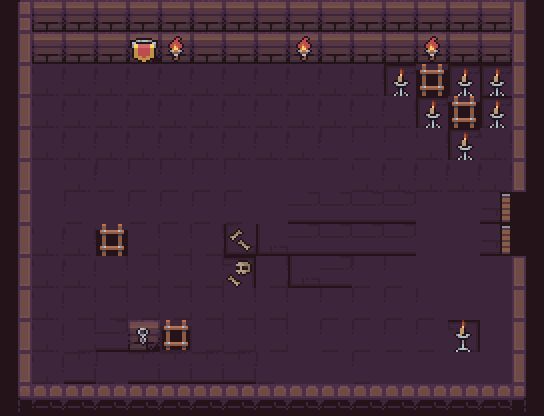

Rendered tile map (Tiled .tmx) drawn with the repository's tilesets; below, a short description and the full map source, tile grids included:
An orthogonal 17x13 tile map with 32x32 px tiles, 1 tile layer (Tile Layer 1) and 1 object (door).

<map version="1.10" tiledversion="1.11.2" orientation="orthogonal" renderorder="right-down" width="17" height="13" tilewidth="32" tileheight="32" infinite="0" nextlayerid="8" nextobjectid="25">
 <tileset firstgid="1" source="Dungeon_Tileset_at.tsx" />
 <layer id="1" name="Tile Layer 1" width="17" height="13">
  <data encoding="csv">
182,183,183,183,183,183,183,183,183,183,183,183,183,183,183,183,235,
198,183,183,183,99,103,183,183,183,103,183,183,183,103,183,183,235,
198,201,201,201,201,201,201,201,201,201,201,201,125,212,125,125,235,
198,201,201,201,201,201,201,201,201,201,201,201,201,125,212,125,235,
198,201,201,201,201,201,201,201,201,201,132,132,132,201,125,201,235,
198,217,201,132,132,132,132,132,217,217,217,201,201,201,201,201,235,
113,217,132,217,132,132,132,132,217,233,233,233,233,217,217,1073741963,67,
113,201,201,212,135,135,135,231,151,233,233,233,233,217,217,1073741963,67,
113,201,201,135,135,135,135,202,135,151,233,132,132,217,217,217,235,
113,201,135,135,135,135,135,135,135,217,132,132,132,132,217,217,235,
113,201,135,147,117,216,135,135,135,217,132,132,132,132,116,217,235,
113,201,232,132,232,232,232,232,132,217,217,132,217,217,217,217,235,
246,250,250,250,250,250,250,250,250,250,250,250,250,250,250,250,251
</data>
 </layer>
 <objectgroup id="2" name="Object Layer 1">
  <object id="24" name="door" x="487" y="193" width="54.3333" height="61">
   <properties>
    <property name="target_stage" value="stage2" />
    <property name="target_x" type="float" value="50" />
    <property name="target_y" type="float" value="250" />
   </properties>
  </object>
 </objectgroup>
</map>
